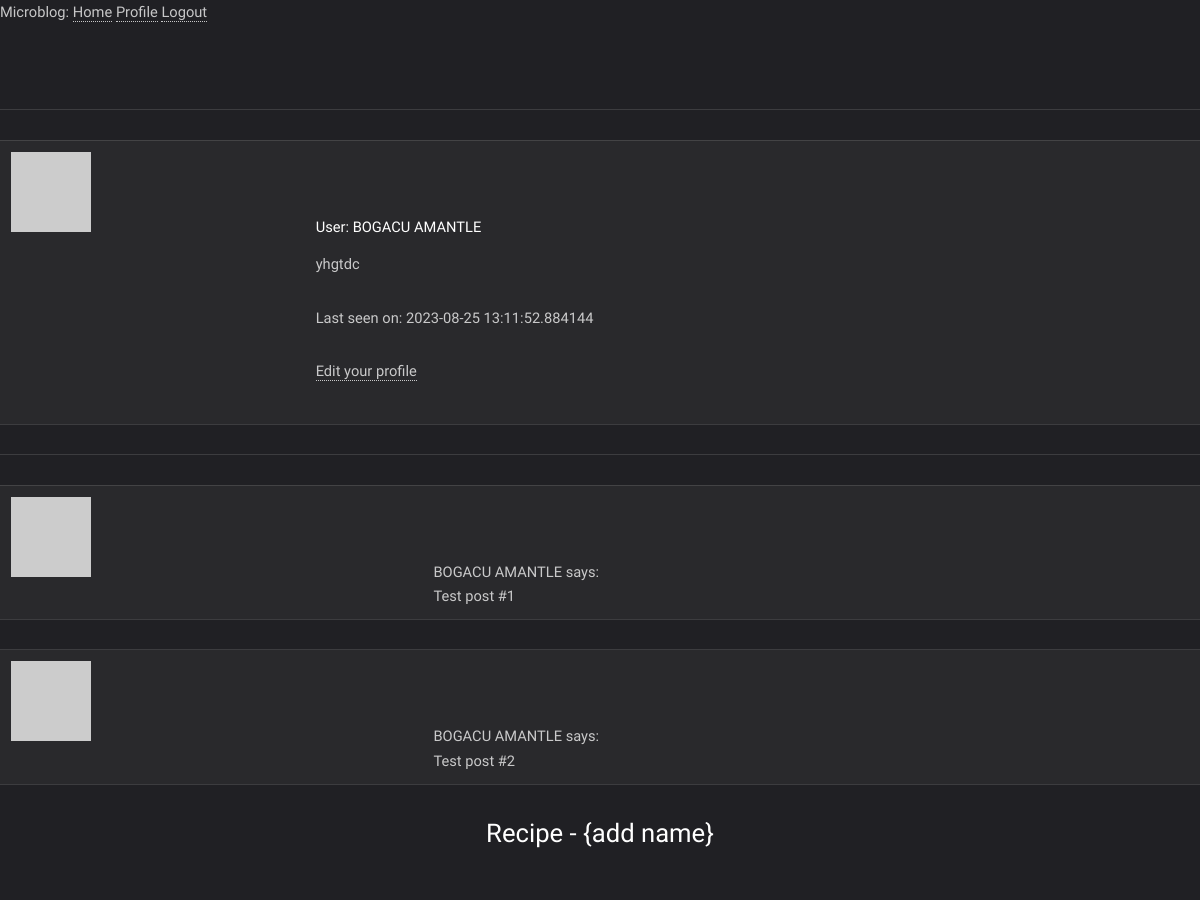
The app's page /user/BOGACU AMANTLE (signed in, upper part), older data.
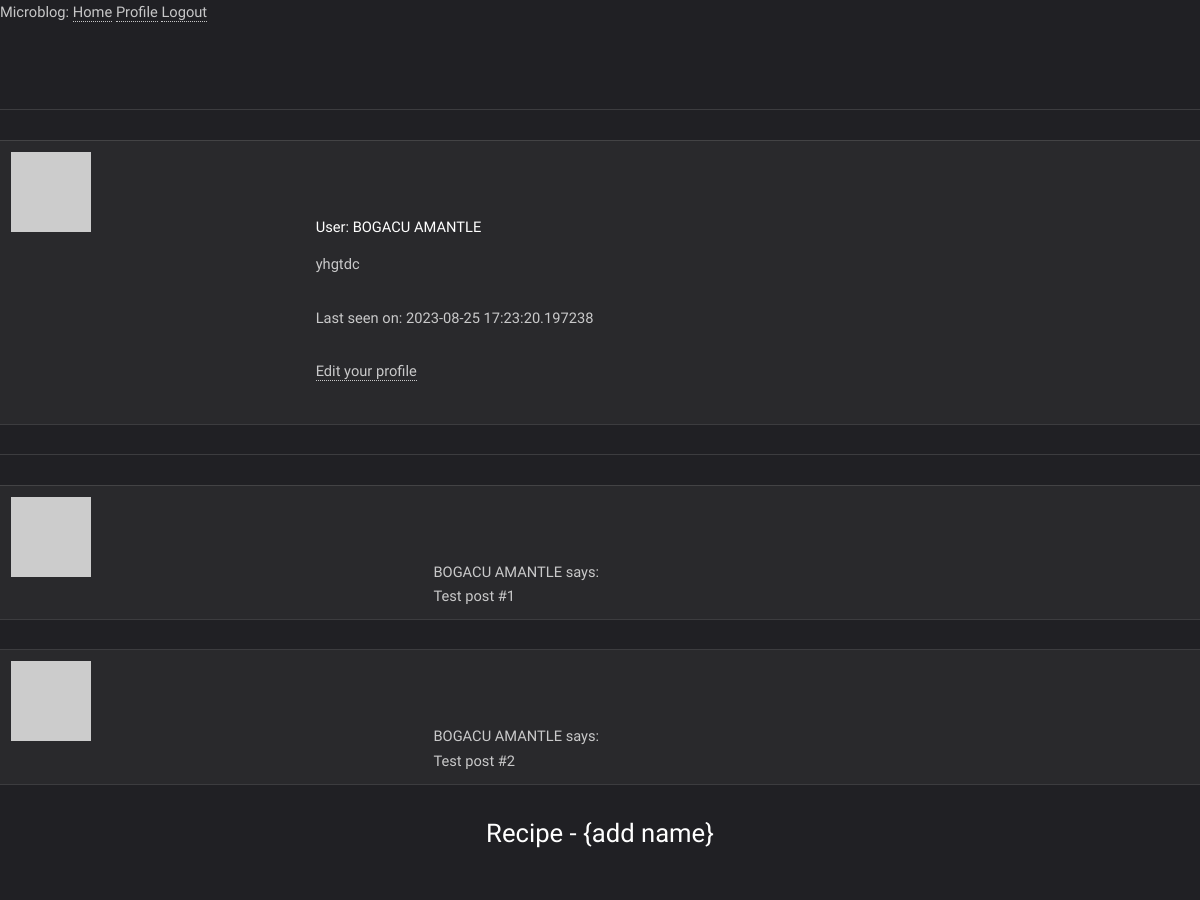
The same page, newer data.
### app/models.py (models this page shows, shortened)
class User(UserMixin, db.Model):
    id = db.Column(db.Integer, primary_key=True)
    username = db.Column(db.String(64), index=True, unique=True)
    email = db.Column(db.String(120), index=True, unique=True)
    password_hash = db.Column(db.String(128))
    posts = db.relationship('Post', backref='author', lazy='dynamic')
    about_me = db.Column(db.String(140))
    last_seen = db.Column(db.DateTime, default=datetime.utcnow)
    def avatar(self, size):
        digest = md5(self.email.lower().encode('utf-8')).hexdigest()
        return 'https://www.gravatar.com/avatar/{}?d=identicon&s={}'.format(
            digest, size)

### app/routes.py (the view)
@app.route('/user/<username>')
@login_required
def user(username):
    user = User.query.filter_by(username=username).first_or_404()
    posts = [
        {'author': user, 'body': 'Test post #1'},
        {'author': user, 'body': 'Test post #2'}
    ]
    return render_template('user.html', user=user, posts=posts)

### app/models.py (called while the page is built)
@login.user_loader
def load_user(id):
    return User.query.get(int(id))

### app/routes.py (called while the page is built)
@app.before_request
def before_request():
    if current_user.is_authenticated:
        current_user.last_seen = datetime.utcnow()
        db.session.commit()

### app/templates/user.html (shortened to what this page needs)
{% extends "base.html" %}
{% block head %}
{{super()}}
{% endblock %}
{% block body %}
{{super()}}
<table>
    <tr valign="top">
        <td><img src="{{ user.avatar(128) }}"></td>
        <td>
            <h1>User: {{ user.username }}</h1>
            {% if user.about_me %}<p>{{ user.about_me }}</p>{% endif %}
            {% if user.last_seen %}<p>Last seen on: {{ user.last_seen }}</p>{% endif %}
            {% if user == current_user %}
            <p><a href="{{ url_for('edit_profile') }}">Edit your profile</a></p>
            {% endif %}
        </td>
    </tr>
</table>
<hr>
{% for post in posts %}
{% include '_post.html' %}
{% endfor %}
<header>
    <h2 style='text-align:center'>Recipe - {add name} </h2><br />
</header>
{% endblock %}

### app/templates/base.html (shortened to what this page needs)
<!doctype html>
<html>
{% block head %}
<head>
    <link rel="stylesheet" href="../../assets/css/main.css">
    <link rel="stylesheet" href="../../assets/fonts/font-awesome.min.css">
    <link rel="stylesheet" href="https://cdnjs.cloudflare.com/ajax/libs/font-awesome/5.15.3/css/all.min.css"
 />
</head>
<nav class="navbar" style="height: 80px;">
    <div>
        Microblog:
        <a href="{{ url_for('index') }}">Home</a>
        {% if current_user.is_anonymous %}
        <a href="{{ url_for('login') }}">Login</a>
        {% else %}
        <a href="{{ url_for('user', username=current_user.username) }}">Profile</a>
        <a href="{{ url_for('logout') }}">Logout</a>
        {% endif %}
    </div>
</nav>
{% endblock %}
<body>
    {% block body %}
    <hr>
    {% endblock %}
</body>
</html>

### app/templates/_post.html
    <table>
        <tr valign="top">
            <td><img src="{{ post.author.avatar(36) }}"></td>
            <td>{{ post.author.username }} says:<br>{{ post.body }}</td>
        </tr>
    </table>

### assets/css/main.css (style rules this page uses)
html, body, div, span, applet, object, iframe, h1, h2, h3, h4, h5, h6, p, blockquote, pre, a, abbr, acronym, address, big, cite, code, del, dfn, em, img, ins, kbd, q, s, samp, small, strike, strong, sub, sup, tt, var, b, u, i, center, dl, dt, dd, ol, ul, li, fieldset, form, label, legend, table, caption, tbody, tfoot, thead, tr, th, td, article, aside, canvas, details, embed, figure, figcaption, footer, header, hgroup, menu, nav, output, ruby, section, summary, time, mark, audio, video { margin: 0; padding: 0; border: 0; font-size: 100%; font: inherit; vertical-align: baseline; }
article, aside, details, figcaption, figure, footer, header, hgroup, menu, nav, section { display: block; }
body { line-height: 1; }
table { border-collapse: collapse; border-spacing: 0; }
body { -webkit-text-size-adjust: none; }
*, *:before, *:after { -moz-box-sizing: border-box; -webkit-box-sizing: border-box; box-sizing: border-box; }
body { -ms-overflow-style: scrollbar; }
body { background: #202024; }
body, input, select, textarea { color: rgba(255, 255, 255, 0.75); font-family: "Source Sans Pro", sans-serif; font-size: 14pt; font-weight: 300; line-height: 1.65; }
@media screen and (max-width: 1680px) { body, input, select, textarea { font-size: 11pt; } }
@media screen and (max-width: 1280px) { body, input, select, textarea { font-size: 11pt; } }
a { -moz-transition: background-color 0.2s ease-in-out, color 0.2s ease-in-out; -webkit-transition: background-color 0.2s ease-in-out, color 0.2s ease-in-out; -ms-transition: background-color 0.2s ease-in-out, color 0.2s ease-in-out; transition: background-color 0.2s ease-in-out, color 0.2s ease-in-out; color: rgba(255, 255, 255, 0.75); text-decoration: none; border-bottom: 1px dotted; outline: 0; }
p { margin: 0 0 2em 0; }
h1, h2, h3, h4, h5, h6 { color: #fff; font-weight: 400; line-height: 1.5; margin: 0 0 1em 0; }
h2 { font-size: 1.75em; }
hr { border: 0; border-bottom: solid 1px rgba(144, 144, 144, 0.25); margin: 2em 0; }
table { margin: 0 0 2em 0; width: 100%; }
table tbody tr { border: solid 1px rgba(144, 144, 144, 0.25); border-left: 0; border-right: 0; }
table tbody tr:nth-child(2n + 1) { background-color: rgba(144, 144, 144, 0.075); }
table td { padding: 0.75em 0.75em; }

Row changes from the older to the newer data that the page shows:
changed User "BOGACU AMANTLE": last_seen "2023-08-25 13:11:52.884144" → "2023-08-25 17:23:20.197238"
